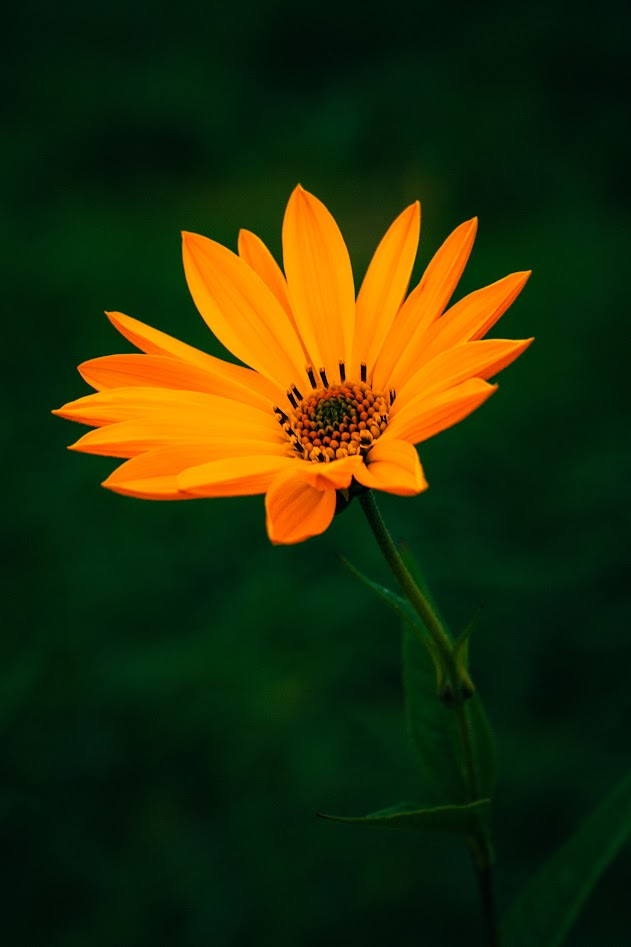
#> input picture imageToProcess.jpg, 631 x 947 px
$ python EdgeDetection.py
#> lines starting #> are read from the running program, lines starting #| are printed output that depends on the picture; after the words box and inside, x2 and y2 are one past the last pixel; in counts of white or black regions, pixels touching at a corner belong together
import cv2 as cv
import numpy as np

Image = cv.imread('imageToProcess.jpg')
#> Image is the input picture: shape (947, 631, 3); mean B, G, R 9.1, 47.1, 38.9
grayscaleImage = cv.cvtColor(Image, cv.COLOR_BGR2GRAY).astype(np.float64)
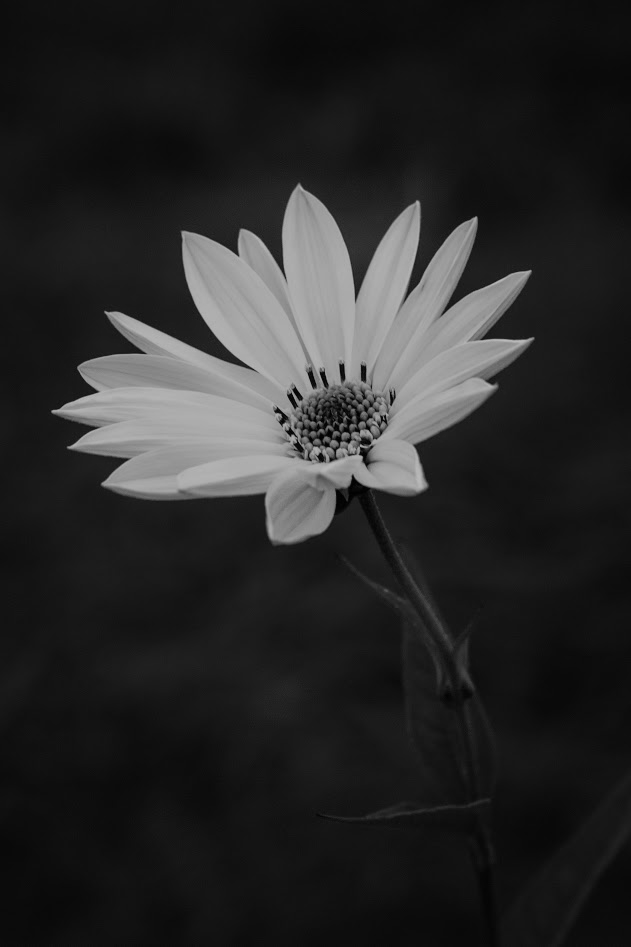
#> grayscaleImage: shape (947, 631) float64; min 0, max 188, mean 40.3
cv.imwrite("grayscaleImage.png", grayscaleImage)

BlackWhiteImage = cv.threshold(grayscaleImage, 55, 255, cv.THRESH_BINARY)[1].astype(np.float64)
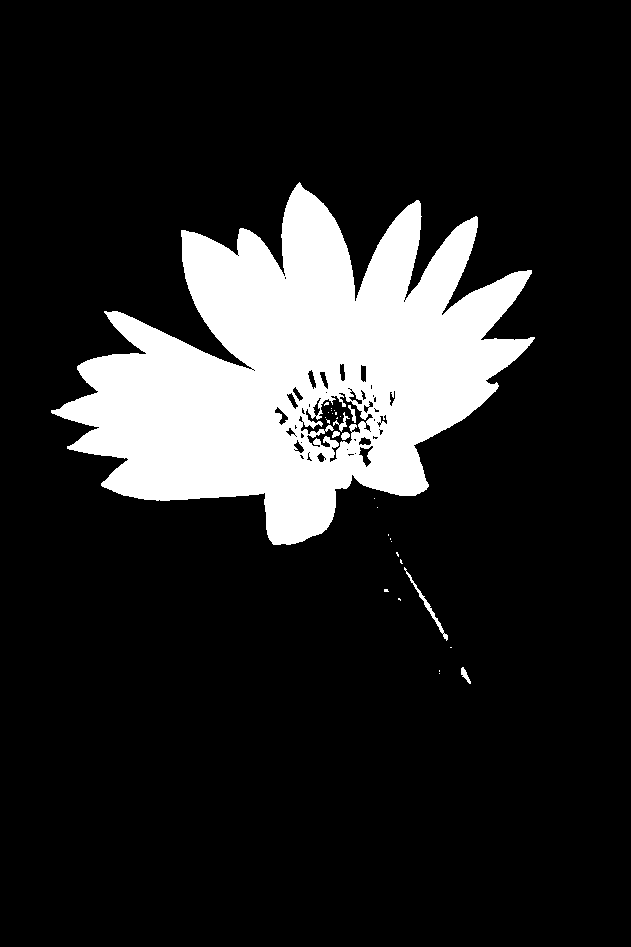
#> BlackWhiteImage: shape (947, 631) float64; 15.1% white; 30 white regions (23 under 20 px), largest, box (x1, y1, x2, y2) and area: (51, 182, 535, 545) 89533, (404, 567, 448, 641) 260, (333, 412, 350, 432) 89

cv.imwrite("BlackWhiteImage.png", BlackWhiteImage)

x = -1*np.array([[-1,0,1]])
Dx = cv.filter2D(BlackWhiteImage, -1, x)
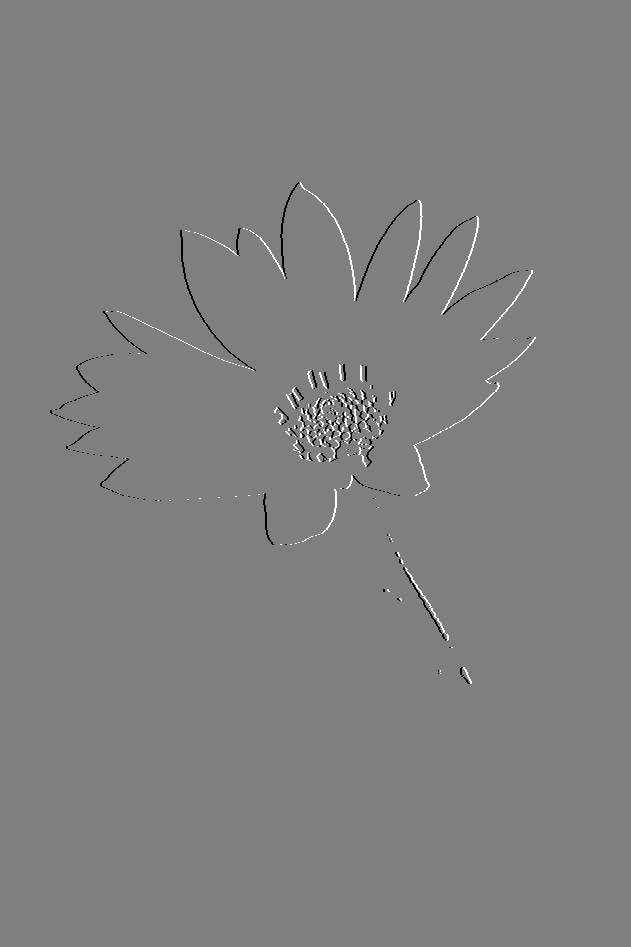
#> Dx: shape (947, 631) float64; min -255, max 255, mean 0; drawn with min black and max white
cv.imwrite("Dx.png",np.abs(Dx))
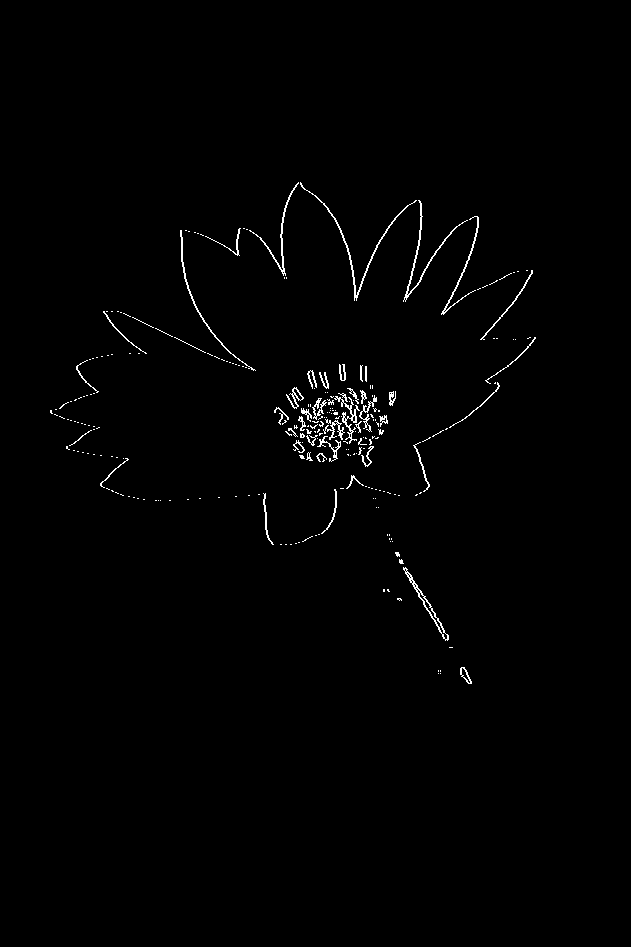
#> saved as Dx.png: shape (947, 631); 0.95% white in thin lines or dots, all inside (x1, y1, x2, y2) = (50, 182, 536, 684)

y = -1*np.array([[-1],[0],[1]])
Dy = cv.filter2D(BlackWhiteImage, -1, y)
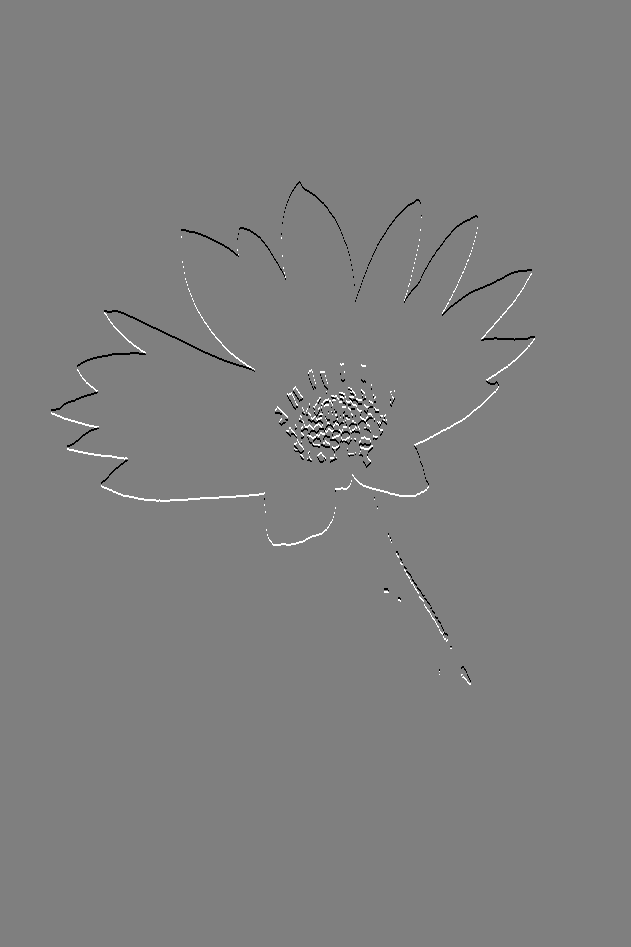
#> Dy: shape (947, 631) float64; min -255, max 255, mean 0; drawn with min black and max white
cv.imwrite("Dy.png",np.abs(Dy))
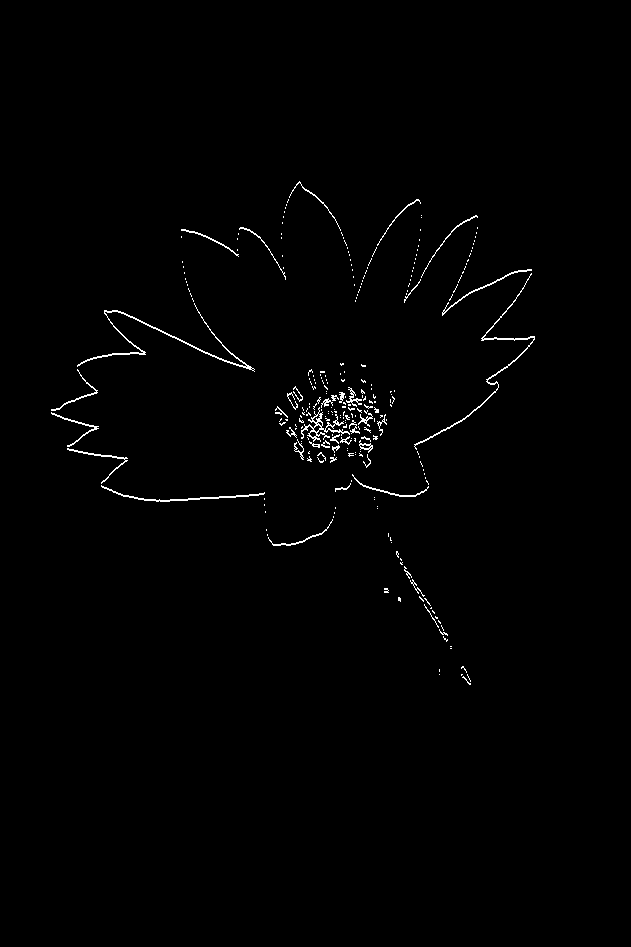
#> saved as Dy.png: shape (947, 631); 0.9% white in thin lines or dots, all inside (x1, y1, x2, y2) = (51, 181, 535, 685)

magnitudeL2 = np.sqrt(Dx**2 + Dy**2)

cv.imwrite("edgeDetection.png",magnitudeL2)
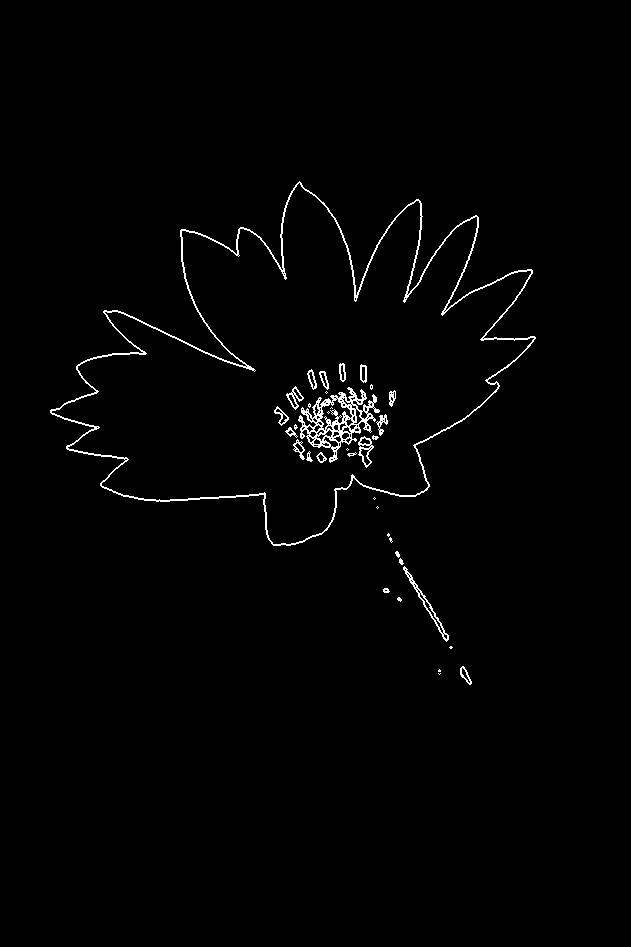
#> saved as edgeDetection.png: shape (947, 631); 1.3% white in thin lines or dots, all inside (x1, y1, x2, y2) = (50, 181, 536, 685)
